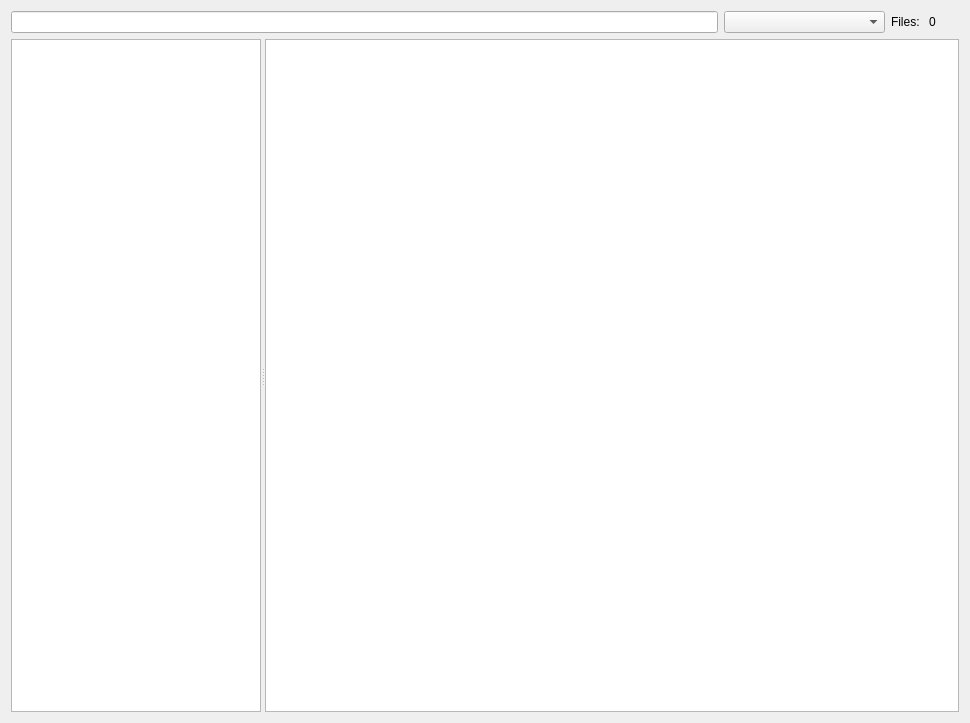
<?xml version="1.0" encoding="UTF-8"?>
<ui version="4.0">
 <class>PreviewDialog</class>
 <widget class="QDialog" name="PreviewDialog">
  <property name="geometry">
   <rect>
    <x>0</x>
    <y>0</y>
    <width>970</width>
    <height>723</height>
   </rect>
  </property>
  <property name="windowTitle">
   <string>PreviewDialog</string>
  </property>
  <property name="windowIcon">
   <iconset resource="MyEditorEBD.qrc">
    <normaloff>:/MyEditorEBD/Resources/preview.png</normaloff>:/MyEditorEBD/Resources/preview.png</iconset>
  </property>
  <layout class="QGridLayout" name="gridLayout">
   <item row="0" column="0">
    <widget class="QLineEdit" name="lEPath"/>
   </item>
   <item row="0" column="1">
    <widget class="QComboBox" name="cBSort">
     <property name="minimumSize">
      <size>
       <width>161</width>
       <height>0</height>
      </size>
     </property>
    </widget>
   </item>
   <item row="0" column="2">
    <widget class="QLabel" name="label">
     <property name="text">
      <string>Files: </string>
     </property>
    </widget>
   </item>
   <item row="0" column="3">
    <widget class="QLabel" name="lBFileCount">
     <property name="minimumSize">
      <size>
       <width>30</width>
       <height>0</height>
      </size>
     </property>
     <property name="text">
      <string>0</string>
     </property>
    </widget>
   </item>
   <item row="1" column="0" colspan="4">
    <widget class="QSplitter" name="splitter">
     <property name="orientation">
      <enum>Qt::Horizontal</enum>
     </property>
     <widget class="FileDirTreeView" name="tVDir">
      <property name="maximumSize">
       <size>
        <width>250</width>
        <height>16777215</height>
       </size>
      </property>
     </widget>
     <widget class="DesignListWidget" name="lWImages"/>
    </widget>
   </item>
  </layout>
 </widget>
 <layoutdefault spacing="6" margin="11"/>
 <customwidgets>
  <customwidget>
   <class>FileDirTreeView</class>
   <extends>QTreeView</extends>
   <header>FileDirTreeView.h</header>
  </customwidget>
  <customwidget>
   <class>DesignListWidget</class>
   <extends>QListWidget</extends>
   <header>DesignListWidget.h</header>
  </customwidget>
 </customwidgets>
 <resources>
  <include location="MyEditorEBD.qrc"/>
 </resources>
 <connections/>
</ui>
